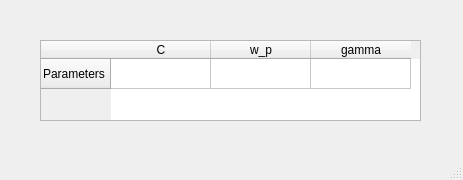
<?xml version="1.0" encoding="UTF-8"?>
<ui version="4.0">
 <class>Model</class>
 <widget class="QMainWindow" name="Model">
  <property name="geometry">
   <rect>
    <x>0</x>
    <y>0</y>
    <width>463</width>
    <height>180</height>
   </rect>
  </property>
  <property name="windowTitle">
   <string>Model</string>
  </property>
  <widget class="QWidget" name="centralwidget">
   <widget class="QTableWidget" name="ParTable">
    <property name="geometry">
     <rect>
      <x>40</x>
      <y>40</y>
      <width>381</width>
      <height>81</height>
     </rect>
    </property>
    <property name="rowCount">
     <number>1</number>
    </property>
    <property name="columnCount">
     <number>3</number>
    </property>
    <row>
     <property name="text">
      <string>Parameters</string>
     </property>
    </row>
    <column>
     <property name="text">
      <string>C</string>
     </property>
    </column>
    <column>
     <property name="text">
      <string>w_p</string>
     </property>
    </column>
    <column>
     <property name="text">
      <string>gamma</string>
     </property>
    </column>
   </widget>
  </widget>
  <widget class="QMenuBar" name="menubar">
   <property name="geometry">
    <rect>
     <x>0</x>
     <y>0</y>
     <width>463</width>
     <height>21</height>
    </rect>
   </property>
  </widget>
  <widget class="QStatusBar" name="statusbar"/>
 </widget>
 <resources/>
 <connections/>
</ui>
